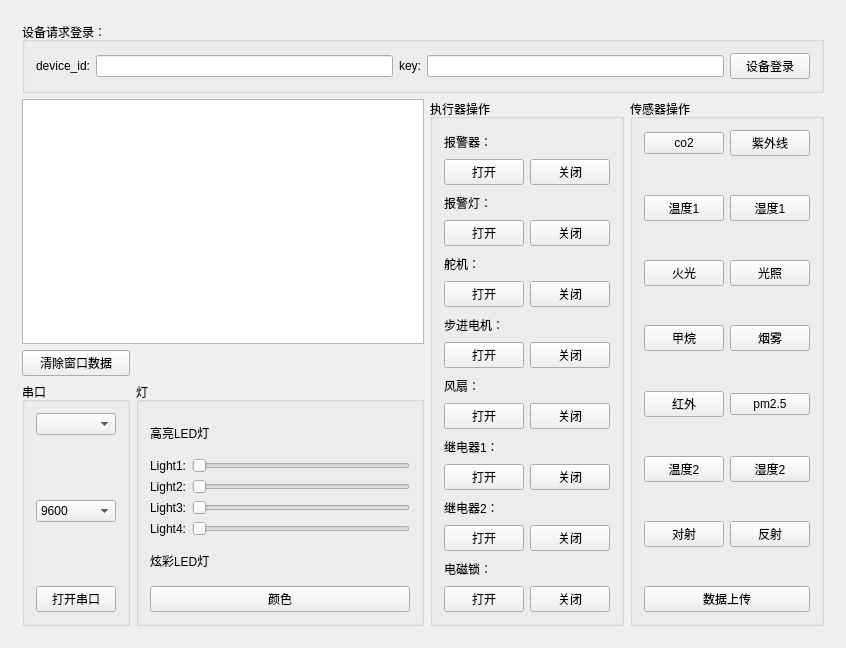
<?xml version="1.0" encoding="UTF-8"?>
<ui version="4.0">
 <class>MainPage</class>
 <widget class="QWidget" name="MainPage">
  <property name="geometry">
   <rect>
    <x>0</x>
    <y>0</y>
    <width>846</width>
    <height>648</height>
   </rect>
  </property>
  <property name="windowTitle">
   <string>MainPage</string>
  </property>
  <layout class="QGridLayout" name="gridLayout_6">
   <item row="0" column="0">
    <widget class="QWidget" name="widget_2" native="true">
     <layout class="QGridLayout" name="gridLayout_7">
      <item row="0" column="0" colspan="4">
       <widget class="QGroupBox" name="groupBox_5">
        <property name="title">
         <string>设备请求登录：</string>
        </property>
        <layout class="QGridLayout" name="gridLayout_5">
         <item row="0" column="0">
          <widget class="QLabel" name="label_15">
           <property name="text">
            <string>device_id:</string>
           </property>
          </widget>
         </item>
         <item row="0" column="1">
          <widget class="QLineEdit" name="leDeviceId"/>
         </item>
         <item row="0" column="2">
          <widget class="QLabel" name="label_16">
           <property name="text">
            <string>key:</string>
           </property>
          </widget>
         </item>
         <item row="0" column="3">
          <widget class="QLineEdit" name="leDevicePassword"/>
         </item>
         <item row="0" column="4">
          <widget class="QPushButton" name="btnGetData">
           <property name="text">
            <string>设备登录</string>
           </property>
          </widget>
         </item>
        </layout>
       </widget>
      </item>
      <item row="1" column="3" rowspan="3">
       <widget class="QGroupBox" name="groupBox_4">
        <property name="title">
         <string>传感器操作</string>
        </property>
        <layout class="QGridLayout" name="gridLayout_4">
         <item row="0" column="0">
          <layout class="QVBoxLayout" name="verticalLayout_2" stretch="1,0,1,0,1,0,1,0,1,0,1,0,1,0,1">
           <item>
            <layout class="QHBoxLayout" name="horizontalLayout_13">
             <item>
              <widget class="QPushButton" name="btnGetCo2">
               <property name="sizePolicy">
                <sizepolicy hsizetype="Minimum" vsizetype="Fixed">
                 <horstretch>0</horstretch>
                 <verstretch>0</verstretch>
                </sizepolicy>
               </property>
               <property name="text">
                <string>co2</string>
               </property>
              </widget>
             </item>
             <item>
              <widget class="QPushButton" name="btnGetUv">
               <property name="text">
                <string>紫外线</string>
               </property>
              </widget>
             </item>
            </layout>
           </item>
           <item>
            <spacer name="verticalSpacer">
             <property name="orientation">
              <enum>Qt::Vertical</enum>
             </property>
             <property name="sizeHint" stdset="0">
              <size>
               <width>20</width>
               <height>40</height>
              </size>
             </property>
            </spacer>
           </item>
           <item>
            <layout class="QHBoxLayout" name="horizontalLayout_14">
             <item>
              <widget class="QPushButton" name="btnGetTe1">
               <property name="text">
                <string>温度1</string>
               </property>
              </widget>
             </item>
             <item>
              <widget class="QPushButton" name="btnGethu1">
               <property name="text">
                <string>湿度1</string>
               </property>
              </widget>
             </item>
            </layout>
           </item>
           <item>
            <spacer name="verticalSpacer_2">
             <property name="orientation">
              <enum>Qt::Vertical</enum>
             </property>
             <property name="sizeHint" stdset="0">
              <size>
               <width>20</width>
               <height>40</height>
              </size>
             </property>
            </spacer>
           </item>
           <item>
            <layout class="QHBoxLayout" name="horizontalLayout_15">
             <item>
              <widget class="QPushButton" name="btnGetFire">
               <property name="text">
                <string>火光</string>
               </property>
              </widget>
             </item>
             <item>
              <widget class="QPushButton" name="btnGetLight">
               <property name="text">
                <string>光照</string>
               </property>
              </widget>
             </item>
            </layout>
           </item>
           <item>
            <spacer name="verticalSpacer_3">
             <property name="orientation">
              <enum>Qt::Vertical</enum>
             </property>
             <property name="sizeHint" stdset="0">
              <size>
               <width>20</width>
               <height>40</height>
              </size>
             </property>
            </spacer>
           </item>
           <item>
            <layout class="QHBoxLayout" name="horizontalLayout_16">
             <item>
              <widget class="QPushButton" name="btnGetmq5">
               <property name="text">
                <string>甲烷</string>
               </property>
              </widget>
             </item>
             <item>
              <widget class="QPushButton" name="btnGetMq2">
               <property name="text">
                <string>烟雾</string>
               </property>
              </widget>
             </item>
            </layout>
           </item>
           <item>
            <spacer name="verticalSpacer_4">
             <property name="orientation">
              <enum>Qt::Vertical</enum>
             </property>
             <property name="sizeHint" stdset="0">
              <size>
               <width>20</width>
               <height>40</height>
              </size>
             </property>
            </spacer>
           </item>
           <item>
            <layout class="QHBoxLayout" name="horizontalLayout_17">
             <item>
              <widget class="QPushButton" name="btnGetInf">
               <property name="text">
                <string>红外</string>
               </property>
              </widget>
             </item>
             <item>
              <widget class="QPushButton" name="btnGetPm25">
               <property name="text">
                <string>pm2.5</string>
               </property>
              </widget>
             </item>
            </layout>
           </item>
           <item>
            <spacer name="verticalSpacer_5">
             <property name="orientation">
              <enum>Qt::Vertical</enum>
             </property>
             <property name="sizeHint" stdset="0">
              <size>
               <width>20</width>
               <height>40</height>
              </size>
             </property>
            </spacer>
           </item>
           <item>
            <layout class="QHBoxLayout" name="horizontalLayout_18">
             <item>
              <widget class="QPushButton" name="btnGetTe2">
               <property name="text">
                <string>温度2</string>
               </property>
              </widget>
             </item>
             <item>
              <widget class="QPushButton" name="btnGetHu2">
               <property name="text">
                <string>湿度2</string>
               </property>
              </widget>
             </item>
            </layout>
           </item>
           <item>
            <spacer name="verticalSpacer_6">
             <property name="orientation">
              <enum>Qt::Vertical</enum>
             </property>
             <property name="sizeHint" stdset="0">
              <size>
               <width>20</width>
               <height>40</height>
              </size>
             </property>
            </spacer>
           </item>
           <item>
            <layout class="QHBoxLayout" name="horizontalLayout_19">
             <item>
              <widget class="QPushButton" name="btnDS">
               <property name="text">
                <string>对射</string>
               </property>
              </widget>
             </item>
             <item>
              <widget class="QPushButton" name="btnFS">
               <property name="text">
                <string>反射</string>
               </property>
              </widget>
             </item>
            </layout>
           </item>
           <item>
            <spacer name="verticalSpacer_7">
             <property name="orientation">
              <enum>Qt::Vertical</enum>
             </property>
             <property name="sizeHint" stdset="0">
              <size>
               <width>20</width>
               <height>40</height>
              </size>
             </property>
            </spacer>
           </item>
           <item>
            <widget class="QPushButton" name="btnUploadData">
             <property name="text">
              <string>数据上传</string>
             </property>
            </widget>
           </item>
          </layout>
         </item>
        </layout>
       </widget>
      </item>
      <item row="3" column="0">
       <widget class="QGroupBox" name="groupBox">
        <property name="title">
         <string>串口</string>
        </property>
        <layout class="QGridLayout" name="gridLayout">
         <item row="0" column="0">
          <layout class="QVBoxLayout" name="verticalLayout_3">
           <item>
            <widget class="QComboBox" name="cbPortName"/>
           </item>
           <item>
            <spacer name="verticalSpacer_8">
             <property name="orientation">
              <enum>Qt::Vertical</enum>
             </property>
             <property name="sizeHint" stdset="0">
              <size>
               <width>20</width>
               <height>40</height>
              </size>
             </property>
            </spacer>
           </item>
           <item>
            <widget class="QComboBox" name="cbBaudRate">
             <item>
              <property name="text">
               <string>9600</string>
              </property>
             </item>
             <item>
              <property name="text">
               <string>19200</string>
              </property>
             </item>
             <item>
              <property name="text">
               <string>38400</string>
              </property>
             </item>
             <item>
              <property name="text">
               <string>57600</string>
              </property>
             </item>
             <item>
              <property name="text">
               <string>115200</string>
              </property>
             </item>
            </widget>
           </item>
           <item>
            <spacer name="verticalSpacer_9">
             <property name="orientation">
              <enum>Qt::Vertical</enum>
             </property>
             <property name="sizeHint" stdset="0">
              <size>
               <width>20</width>
               <height>40</height>
              </size>
             </property>
            </spacer>
           </item>
           <item>
            <widget class="QPushButton" name="btnOpenSerial">
             <property name="text">
              <string>打开串口</string>
             </property>
            </widget>
           </item>
          </layout>
         </item>
        </layout>
       </widget>
      </item>
      <item row="3" column="1">
       <widget class="QGroupBox" name="groupBox_2">
        <property name="title">
         <string>灯</string>
        </property>
        <layout class="QGridLayout" name="gridLayout_2">
         <item row="0" column="0">
          <layout class="QVBoxLayout" name="verticalLayout_4">
           <item>
            <widget class="QLabel" name="label_14">
             <property name="text">
              <string>高亮LED灯</string>
             </property>
            </widget>
           </item>
           <item>
            <layout class="QHBoxLayout" name="horizontalLayout">
             <item>
              <widget class="QLabel" name="label_4">
               <property name="text">
                <string>Light1:</string>
               </property>
              </widget>
             </item>
             <item>
              <widget class="QSlider" name="hsLight1">
               <property name="maximum">
                <number>255</number>
               </property>
               <property name="orientation">
                <enum>Qt::Horizontal</enum>
               </property>
              </widget>
             </item>
            </layout>
           </item>
           <item>
            <layout class="QHBoxLayout" name="horizontalLayout_2">
             <item>
              <widget class="QLabel" name="label_2">
               <property name="text">
                <string>Light2:</string>
               </property>
              </widget>
             </item>
             <item>
              <widget class="QSlider" name="hsLight2">
               <property name="maximum">
                <number>255</number>
               </property>
               <property name="orientation">
                <enum>Qt::Horizontal</enum>
               </property>
              </widget>
             </item>
            </layout>
           </item>
           <item>
            <layout class="QHBoxLayout" name="horizontalLayout_3">
             <item>
              <widget class="QLabel" name="label">
               <property name="text">
                <string>Light3:</string>
               </property>
              </widget>
             </item>
             <item>
              <widget class="QSlider" name="hsLight3">
               <property name="maximum">
                <number>255</number>
               </property>
               <property name="orientation">
                <enum>Qt::Horizontal</enum>
               </property>
              </widget>
             </item>
            </layout>
           </item>
           <item>
            <layout class="QHBoxLayout" name="horizontalLayout_4">
             <item>
              <widget class="QLabel" name="label_3">
               <property name="text">
                <string>Light4:</string>
               </property>
              </widget>
             </item>
             <item>
              <widget class="QSlider" name="hsLight4">
               <property name="maximum">
                <number>255</number>
               </property>
               <property name="orientation">
                <enum>Qt::Horizontal</enum>
               </property>
              </widget>
             </item>
            </layout>
           </item>
           <item>
            <widget class="QLabel" name="label_13">
             <property name="text">
              <string>炫彩LED灯</string>
             </property>
            </widget>
           </item>
           <item>
            <widget class="QPushButton" name="btnColor">
             <property name="text">
              <string>颜色</string>
             </property>
            </widget>
           </item>
          </layout>
         </item>
        </layout>
       </widget>
      </item>
      <item row="1" column="2" rowspan="3">
       <widget class="QGroupBox" name="groupBox_3">
        <property name="title">
         <string>执行器操作</string>
        </property>
        <layout class="QGridLayout" name="gridLayout_3">
         <item row="0" column="0">
          <layout class="QVBoxLayout" name="verticalLayout">
           <item>
            <widget class="QLabel" name="label_5">
             <property name="text">
              <string>报警器：</string>
             </property>
            </widget>
           </item>
           <item>
            <layout class="QHBoxLayout" name="horizontalLayout_5">
             <item>
              <widget class="QPushButton" name="btnAlarmOpen">
               <property name="text">
                <string>打开</string>
               </property>
              </widget>
             </item>
             <item>
              <widget class="QPushButton" name="btnAlarmClose">
               <property name="text">
                <string>关闭</string>
               </property>
              </widget>
             </item>
            </layout>
           </item>
           <item>
            <widget class="QLabel" name="label_6">
             <property name="text">
              <string>报警灯：</string>
             </property>
            </widget>
           </item>
           <item>
            <layout class="QHBoxLayout" name="horizontalLayout_6">
             <item>
              <widget class="QPushButton" name="btnAlarmLedOpen">
               <property name="text">
                <string>打开</string>
               </property>
              </widget>
             </item>
             <item>
              <widget class="QPushButton" name="btnAlarmLedClose">
               <property name="text">
                <string>关闭</string>
               </property>
              </widget>
             </item>
            </layout>
           </item>
           <item>
            <widget class="QLabel" name="label_7">
             <property name="text">
              <string>舵机：</string>
             </property>
            </widget>
           </item>
           <item>
            <layout class="QHBoxLayout" name="horizontalLayout_7">
             <item>
              <widget class="QPushButton" name="btnSteerengineOpen">
               <property name="text">
                <string>打开</string>
               </property>
              </widget>
             </item>
             <item>
              <widget class="QPushButton" name="btnSteerengineClose">
               <property name="text">
                <string>关闭</string>
               </property>
              </widget>
             </item>
            </layout>
           </item>
           <item>
            <widget class="QLabel" name="label_8">
             <property name="text">
              <string>步进电机：</string>
             </property>
            </widget>
           </item>
           <item>
            <layout class="QHBoxLayout" name="horizontalLayout_8">
             <item>
              <widget class="QPushButton" name="btnStepmotorOpen">
               <property name="text">
                <string>打开</string>
               </property>
              </widget>
             </item>
             <item>
              <widget class="QPushButton" name="btnStepmotorClose">
               <property name="text">
                <string>关闭</string>
               </property>
              </widget>
             </item>
            </layout>
           </item>
           <item>
            <widget class="QLabel" name="label_9">
             <property name="text">
              <string>风扇：</string>
             </property>
            </widget>
           </item>
           <item>
            <layout class="QHBoxLayout" name="horizontalLayout_9">
             <item>
              <widget class="QPushButton" name="btnFanOpen">
               <property name="text">
                <string>打开</string>
               </property>
              </widget>
             </item>
             <item>
              <widget class="QPushButton" name="btnFanClose">
               <property name="text">
                <string>关闭</string>
               </property>
              </widget>
             </item>
            </layout>
           </item>
           <item>
            <widget class="QLabel" name="label_10">
             <property name="text">
              <string>继电器1：</string>
             </property>
            </widget>
           </item>
           <item>
            <layout class="QHBoxLayout" name="horizontalLayout_10">
             <item>
              <widget class="QPushButton" name="btnRelay1Open">
               <property name="text">
                <string>打开</string>
               </property>
              </widget>
             </item>
             <item>
              <widget class="QPushButton" name="btnRelay1Close">
               <property name="text">
                <string>关闭</string>
               </property>
              </widget>
             </item>
            </layout>
           </item>
           <item>
            <widget class="QLabel" name="label_11">
             <property name="text">
              <string>继电器2：</string>
             </property>
            </widget>
           </item>
           <item>
            <layout class="QHBoxLayout" name="horizontalLayout_11">
             <item>
              <widget class="QPushButton" name="btnRelay2Open">
               <property name="text">
                <string>打开</string>
               </property>
              </widget>
             </item>
             <item>
              <widget class="QPushButton" name="btnRelay2Close">
               <property name="text">
                <string>关闭</string>
               </property>
              </widget>
             </item>
            </layout>
           </item>
           <item>
            <widget class="QLabel" name="label_12">
             <property name="text">
              <string>电磁锁：</string>
             </property>
            </widget>
           </item>
           <item>
            <layout class="QHBoxLayout" name="horizontalLayout_12">
             <item>
              <widget class="QPushButton" name="btnLockOpen">
               <property name="text">
                <string>打开</string>
               </property>
              </widget>
             </item>
             <item>
              <widget class="QPushButton" name="btnLockClose">
               <property name="text">
                <string>关闭</string>
               </property>
              </widget>
             </item>
            </layout>
           </item>
          </layout>
         </item>
        </layout>
       </widget>
      </item>
      <item row="1" column="0" colspan="2">
       <widget class="QTextBrowser" name="tbShow"/>
      </item>
      <item row="2" column="0">
       <widget class="QPushButton" name="btnClearData">
        <property name="text">
         <string>清除窗口数据</string>
        </property>
       </widget>
      </item>
     </layout>
    </widget>
   </item>
  </layout>
 </widget>
 <layoutdefault spacing="6" margin="11"/>
 <resources/>
 <connections/>
</ui>
